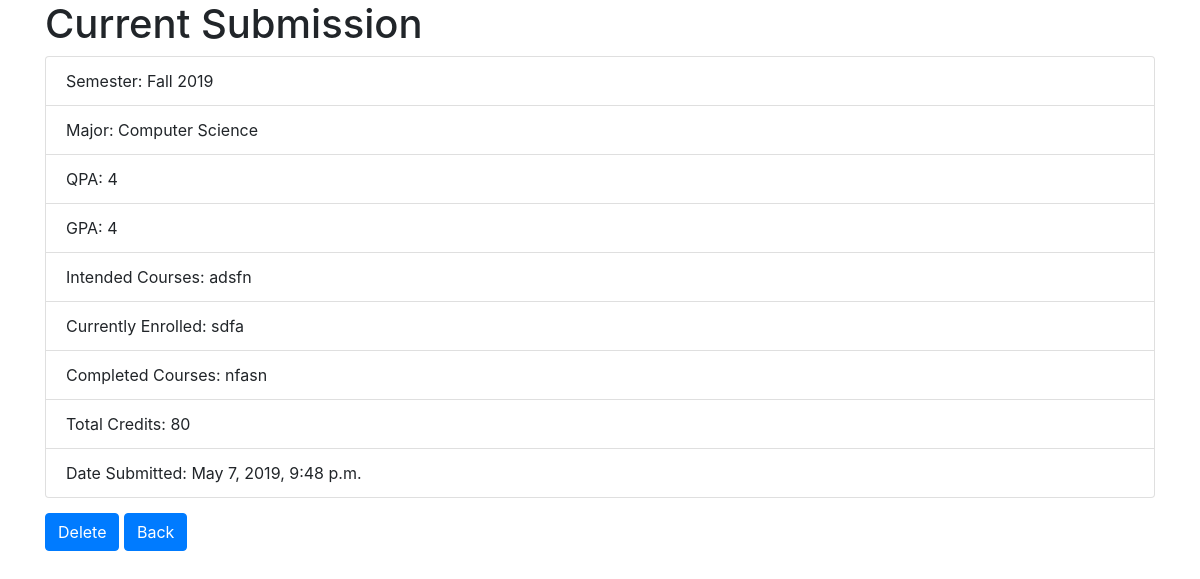
Screenshot of /advising/view/ (signed in) with the database file from the repository.
### advising/models.py (models this page shows)
class Advising(models.Model):
    semester = models.CharField("Semester", max_length = 100,choices=semesters)
    major = models.CharField("Major", max_length = 100,choices=majors)
    QPA = models.CharField("QPA", max_length=100)
    GPA = models.CharField("GPA", max_length=100)
    intended_courses = models.TextField("Intended Courses")
    currently_enrolled = models.TextField("Currently Enrolled")
    completed_courses = models.TextField("Completed Courses")
    total_credits = models.PositiveIntegerField("Total Credits", default = 0)
    date_submitted = models.DateTimeField("Date Submitted", default=timezone.now)
    customuser = models.OneToOneField(CustomUser, on_delete=models.CASCADE, primary_key=True)
    status = models.IntegerField("Status", default = 0)

### advising/views.py (the view)
# urls.py: path('view/', views.view_advising, name='view_advising'),
def view_advising(request):
    a_form = list(Advising.objects.filter(customuser = request.user))[0]
    if request.method == "POST":
        Advising.objects.filter(customuser = request.user).delete()
        return redirect('home')
    return render(request, 'view_advising.html', {
        'semester' : a_form.semester,
        'major' : a_form.major,
        'QPA' : a_form.QPA,
        'GPA' : a_form.GPA,
        'intended_courses' : a_form.intended_courses,
        'currently_enrolled' : a_form.currently_enrolled,
        'completed_courses' : a_form.completed_courses,
        'total_credits' : a_form.total_credits,
        'date_submitted' : a_form.date_submitted
    })

### templates/view_advising.html
{% extends 'base.html' %}
{% block content %}
<div class='container'>
  <h1>Current Submission</h1>
  <ul class='list-group'>
    <li class="list-group-item">Semester: {{ semester }}</li>
    <li class="list-group-item">Major: {{ major }}</li>
    <li class="list-group-item">QPA: {{ QPA }}</li>
    <li class="list-group-item">GPA: {{ GPA }}</li>
    <li class="list-group-item">Intended Courses: {{ intended_courses }}</li>
    <li class="list-group-item">Currently Enrolled: {{ currently_enrolled }}</li>
    <li class="list-group-item">Completed Courses: {{ completed_courses }}</li>
    <li class="list-group-item">Total Credits: {{ total_credits }}</li>
    <li class="list-group-item">Date Submitted: {{ date_submitted }}</li>
  </ul>
</div>
<div class='container' style='padding:15px'>
  <form method="POST">{% csrf_token %}
    <button class='btn btn-primary' type="submit button">Delete</button>
    <a href={% url 'home' %} class='btn btn-primary' type='btn'>Back</a>
  </form>
</div>
{% endblock %}

### rows the page displays
Advising: semester "Fall 2019", major "Computer Science", intended_courses "adsfn", currently_enrolled "sdfa", completed_courses "nfasn", date_submitted "May 7, 2019, 9:48 p.m."

### other values shown
{{ QPA }} "4"
{{ GPA }} "4"
{{ total_credits }} "80"
